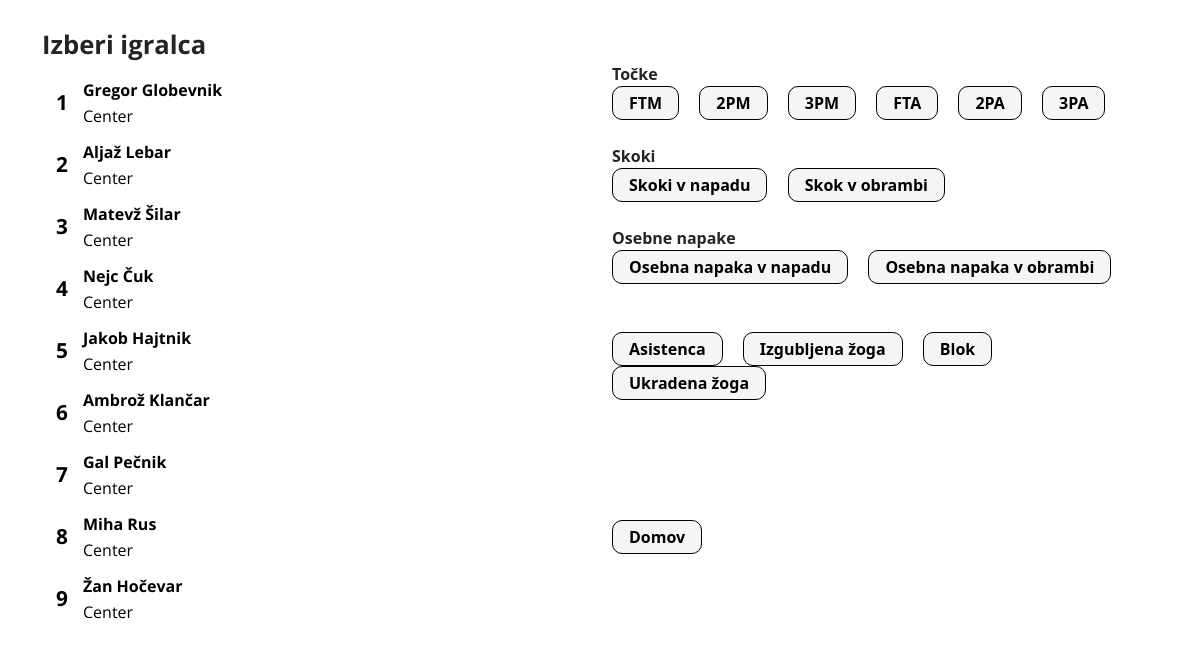
/player_stat, run on the app's committed database.
### app/models.py (models this page shows, shortened)
class Players(db.Model):
    player_id = db.Column(db.Integer, primary_key=True, autoincrement=True)
    full_name = db.Column(db.String(50), index=True, nullable=False)
    jersey_no = db.Column(db.String(50), index=True, nullable=False)
    pa_1 = db.Column(db.Integer, index=True)
    pm_1 = db.Column(db.Integer, index=True)
    pa_2 = db.Column(db.Integer, index=True)
    pm_2 = db.Column(db.Integer, index=True)
    pa_3 = db.Column(db.Integer, index=True)
    pm_3 = db.Column(db.Integer, index=True)
    fouls_o = db.Column(db.Integer, index=True)
    fouls_d = db.Column(db.Integer, index=True)
    rebounds_o = db.Column(db.Integer, index=True)
    rebounds_d = db.Column(db.Integer, index=True)
    assists = db.Column(db.Integer, index=True)
    turnovers = db.Column(db.Integer, index=True)
    blocks = db.Column(db.Integer, index=True)
    steals = db.Column(db.Integer, index=True)
    id_positon = db.Column(db.Integer, db.ForeignKey('positions.position_id'), nullable=False)
    id_opponent = db.Column(db.Integer, db.ForeignKey('opponents.opponent_id'))

### app/routes.py (the view)
@app.route('/player_stat', methods=['GET', 'POST'])
def player_stat():
    selected_id = request.args.get('id', None)
    players = Players.query.all()
    current_opponent = Opponents.query.filter_by(date=date.today()).first()
    selected_player = Players.query.filter_by(player_id=selected_id).first()
    return render_template('player_stat.html', current_opponent=current_opponent, players=players,
                           selected_player=selected_player)

### app/templates/player_stat.html (shortened to what this page needs)
{% extends "playerList.html" %}
{% block content %}
    <br>
        <div class="section">Točke</div>
        <button type="button" class="editStat" id="ftm" p_id="{{ selected_player.player_id }}">FTM</button>
        <button type="button" class="editStat" id="pm2" p_id="{{ selected_player.player_id }}">2PM</button>
        <button type="button" class="editStat" id="pm3" p_id="{{ selected_player.player_id }}">3PM</button>
        <button type="button" class="editStat" id="fta" p_id="{{ selected_player.player_id }}">FTA</button>
        <button type="button" class="editStat" id="pa2" p_id="{{ selected_player.player_id }}">2PA</button>
        <button type="button" class="editStat" id="pa3" p_id="{{ selected_player.player_id }}">3PA</button>
        <br><br>
        <div class="section">Skoki</div>
        <button type="button" class="editStat" id="oreb" p_id="{{ selected_player.player_id }}">Skoki v napadu</button>
        <button type="button" class="editStat" id="dreb" p_id="{{ selected_player.player_id }}">Skok v obrambi</button>
        <br><br>
        <div class="section">Osebne napake</div>
        <button type="button" class="editStat" id="opf" p_id="{{ selected_player.player_id }}">Osebna napaka v napadu</button>
        <button type="button" class="editStat" id="dpf" p_id="{{ selected_player.player_id }}">Osebna napaka v obrambi</button>
        <br><br><br>
        <button type="button" class="editStat" id="ast" p_id="{{ selected_player.player_id }}">Asistenca</button>
        <button type="button" class="editStat" id="to" p_id="{{ selected_player.player_id }}">Izgubljena žoga</button>
        <button type="button" class="editStat" id="blk" p_id="{{ selected_player.player_id }}">Blok</button>
        <button type="button" class="editStat" id="stl" p_id="{{ selected_player.player_id }}">Ukradena žoga</button>
        <br><br><br><br><br><br>
        <a href="game"><button class="editStat" type="button">Domov</button></a>
{% endblock %}

### app/templates/playerList.html (shortened to what this page needs)
<!DOCTYPE html>
<html lang="en">
<head>
    <link rel="stylesheet" href="{{ url_for('static',filename='style.css') }}">
    <link href="https://cdn.jsdelivr.net/npm/bootstrap@5.1.0/dist/css/bootstrap.min.css" rel="stylesheet">
    <link rel="stylesheet" href="/static/css/base.css">
    <link rel="stylesheet" href="/static/css/playerList.css">
</head>
<body>
    <div class="container">
        <div class="row">
            <div class="col">
                <h1>Izberi igralca</h1>
                <div class="side-players">
                    {% for player in players %}
                        <a href="{{ url_for('player_stat', id=player.player_id) }}" class="player">
                            <table>
                                <tr>
                                    <td rowspan="2" class="player-id">
                                        <div>{{ player.player_id }}</div>
                                    </td>
                                    <td>
                                        <div class="player-name">{{ player.full_name }}</div>
                                    </td>
                                </tr>
                                <tr>
                                    <td>
                                        <div class="player-pos">Center</div>
                                    </td>
                                </tr>
                            </table>
                        </a>
                    {% endfor  %}
                </div>
            </div>
            <div class="col">
                {% block content %}{% endblock %}
            </div>
        </div>
    </div>
</body>
</html>

### app/static/css/playerList.css (style rules this page uses)
h1 { font-family: 'Open Sans', sans-serif; font-size: 1.6em; font-weight: bold; }
body { background-color: white; padding: 30px; }
div { font-weight:bold; }
.side-players { height: 100%; width: 40%; margin-top: 16px; }
a { text-decoration: none; }
table { margin: 10px 0; padding: 7px 0; width: 100%; border: none; border-radius: 10px; }
.player-id { font-family: 'Open Sans', sans-serif; font-weight: bold; color: black; font-size: 1.3em; width: 40px; text-align: center; }
.player-name { font-family: 'Open Sans', sans-serif; font-weight: bold; color: black; }
.player-pos { font-family: 'Open Sans', sans-serif; font-weight: lighter; color: black; }
.editStat { background-color: rgba(0, 0, 0, 0.04); border-radius: 10px; border: 0.1px solid; padding: 4px 16px; margin: 0px 16px 0 0; font-weight: 800; }
.section { font-weight: 800; }
@media screen and (max-width: 1200px) { .side-players { width: 40%; } }

### data on the page
Players: player_id "1", full_name "Gregor Globevnik"
Players: player_id "2", full_name "Aljaž Lebar"
Players: player_id "3", full_name "Matevž Šilar"
Players: player_id "4", full_name "Nejc Čuk"
Players: player_id "5", full_name "Jakob Hajtnik"
Players: player_id "6", full_name "Ambrož Klančar"
Players: player_id "7", full_name "Gal Pečnik"
Players: player_id "8", full_name "Miha Rus"
Players: player_id "9", full_name "Žan Hočevar"
